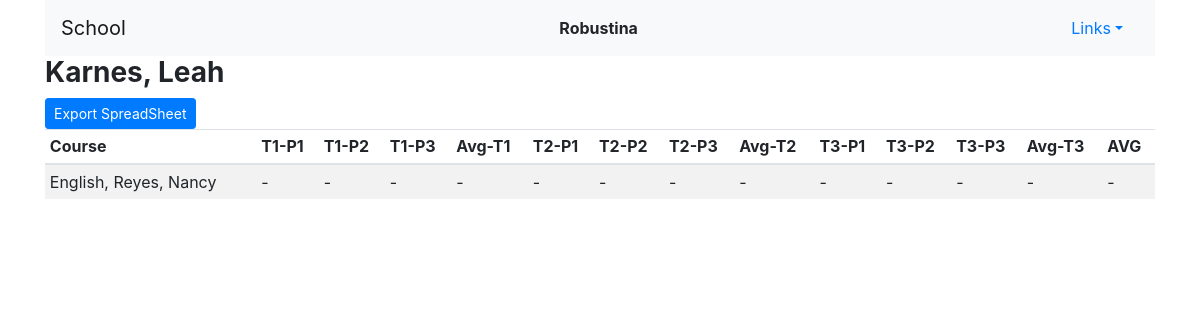
The page /report_all/2 (signed in) on the database its author committed.
### grades/models.py (models this page shows, shortened)
class User(AbstractUser):
    is_teacher = models.BooleanField(default=False)
    is_student = models.BooleanField(default=False)

class Student(models.Model):
    user = models.ForeignKey(User, on_delete=models.CASCADE, related_name="student")
    last_name = models.CharField(max_length=120)
    first_name = models.CharField(max_length=120)
    telephone = models.CharField(max_length=10)
    courses = models.ManyToManyField(Courses, blank = True, related_name="courses")
    def __str__(self):
        return f"{self.last_name}, {self.first_name}"

class Grades(models.Model):
    student = models.ForeignKey(Student, on_delete=models.CASCADE, related_name="student")
    course = models.ForeignKey(Courses, on_delete=models.CASCADE, related_name="course")
    t1_p1 = models.IntegerField(
            blank=True,
            default=0,
            validators=[
            MaxValueValidator(100),
            MinValueValidator(0)
        ])
    t1_p2 = models.IntegerField(
            blank=True,
            default=0,
            validators=[
            MaxValueValidator(100),
            MinValueValidator(0)
        ])
    t1_p3 = models.IntegerField(
            blank=True,
            default=0,
            validators=[
            MaxValueValidator(100),
            MinValueValidator(0)
        ])
    t2_p1 = models.IntegerField(
            blank=True,
            default=0,
            validators=[
            MaxValueValidator(100),
            MinValueValidator(0)
        ])
    t2_p2 = models.IntegerField(
            blank=True,
            default=0,
            validators=[
            MaxValueValidator(100),
            MinValueValidator(0)
        ])
    t2_p3 = models.IntegerField(
            blank=True,
            default=0,
            validators=[
            MaxValueValidator(100),
            MinValueValidator(0)
        ])
    t3_p1 = models.IntegerField(
            blank=True,
            default=0,
            validators=[
            MaxValueValidator(100),
            MinValueValidator(0)
        ])
    t3_p2 = models.IntegerField(
            blank=True,
            default=0,
            validators=[
            MaxValueValidator(100),
            MinValueValidator(0)
        ])
    t3_p3 = models.IntegerField(
            blank=True,
            default=0,
            validators=[
            MaxValueValidator(100),
            MinValueValidator(0)
        ])
    @property
    def avg1(self):
        count = 0
        total = 0
        if self.t1_p1 > 0:
            count += 1
            total += self.t1_p1
        if self.t1_p2 > 0:
            count += 1
            total += self.t1_p2
        if self.t1_p3 > 0:
            count += 1
            total += self.t1_p3
        if count > 0:
            average = total / count
            avg = round(average, 1)
            return avg
        else:
            return 0
    @property
    def avg2(self):
        count = 0
        total = 0
        if self.t2_p1 > 0:
            count += 1
            total += self.t2_p1
        if self.t2_p2 > 0:
            count += 1
            total += self.t2_p2
        if self.t2_p3 > 0:
            count += 1
            total += self.t2_p3
        if count > 0:
            average = total / count
            avg = round(average, 1)
            return avg
        else:
            return 0
    @property
    def avg3(self):
        count = 0
        total = 0
        if self.t3_p1 > 0:
            count += 1
            total += self.t3_p1
        if self.t3_p2 > 0:
            count += 1
            total += self.t3_p2
        if self.t3_p3 > 0:
            count += 1
            total += self.t3_p3
        if count > 0:
            average = total / count
            avg = round(average, 1)
            return avg
        else:
            return 0
    @property
    def grand(self):
        count = 0
        total = 0
        if self.t1_p1 > 0:
            count += 1
            total += self.t1_p1
        if self.t1_p2 > 0:
            count += 1
            total += self.t1_p2
        if self.t1_p3 > 0:
            count += 1
            total += self.t1_p3
        if self.t2_p1 > 0:
            count += 1
            total += self.t2_p1
        if self.t2_p2 > 0:
            count += 1
            total += self.t2_p2
        if self.t2_p3 > 0:
            count += 1
            total += self.t2_p3
        if self.t3_p1 > 0:
            count += 1
            total += self.t3_p1
        if self.t3_p2 > 0:
            count += 1
            total += self.t3_p2
        if self.t3_p3 > 0:
            count += 1
            total += self.t3_p3
        if count > 0:
            average = total / count
            avg = round(average, 1)
            return avg
        else:
            return 0

class Courses(models.Model):
    teacher = models.ForeignKey(Teacher, on_delete=models.CASCADE, related_name="professor")
    subject = models.CharField(max_length=120)
    def __str__(self):
        return f"{self.subject}, {self.teacher}"

class Teacher(models.Model):
    user = models.ForeignKey(User, on_delete=models.CASCADE, related_name="teacher")
    last_name = models.CharField(max_length=120)
    first_name = models.CharField(max_length=120)
    telephone = models.CharField(max_length=10)
    def __str__(self):
        return f"{self.last_name}, {self.first_name}"

### grades/views.py (the view)
# urls.py: path("report_all/<int:student_id>", views.individual, name="individual"),
@login_required(login_url='login')
def individual(request, student_id):
    current_user = request.user.get_username()
    is_super = SuperUser(current_user)
    is_teacher = TeacherUser(current_user)
    is_student = StudentUser(current_user)
    student = Student.objects.get(id=student_id)
    grades = Grades.objects.filter(student=student_id)
    return render(request, "grades/student.html", {
        "student": student,
        "grades": grades,
        "is_super": is_super,
        "is_teacher": is_teacher,
        "is_student": is_student,
    })

### grades/util.py (called while the page is built)
def SuperUser(current_user):
    superusers = User.objects.filter(is_superuser=True)
    current_id = User.objects.get(username=current_user)
    is_super = False
    for su in superusers:
        if current_id == su:
            is_super = True
    return is_super

def TeacherUser(current_user):
    teacher = User.objects.filter(is_teacher=True)
    current_id = User.objects.get(username=current_user)
    is_teacher = False
    for t in teacher:
        if current_id == t:
            is_teacher = True
    return is_teacher

def StudentUser(current_user):
    student = User.objects.filter(is_student=True)
    current_id = User.objects.get(username=current_user)
    is_student = False
    for s in student:
        if current_id == s:
            is_student = True
    return is_student

### grades/templates/grades/student.html (shortened to what this page needs)
{% extends "grades/layout.html" %}
{% load static %}
{% block body %}
<div class="container">
    {% if is_super or is_teacher %}
    <h3><strong>{{ student }}</strong></h3>
    <form action="{% url 'export_users_xls2' %}" method="post">
    <button name="student_id" value="{{ student.id }}" class="btn btn-primary btn-sm">Export SpreadSheet</button>
    </form>
    {% endif %}
    <table class="table table-sm table-striped">
        <thead>
            <th>Course</th>
            <th>T1-P1</th>
            <th>T1-P2</th>
            <th>T1-P3</th>
            <th>Avg-T1</th>
            <th>T2-P1</th>
            <th>T2-P2</th>
            <th>T2-P3</th>
            <th>Avg-T2</th>
            <th>T3-P1</th>
            <th>T3-P2</th>
            <th>T3-P3</th>
            <th>Avg-T3</th>
            <th>AVG</th>
        </thead>
        <tbody>
            {%for grade in grades %}
        <tr>
            <td>{{ grade.course}}</td>
            {% if grade.t1_p1 != 0 %}
            <td>{{ grade.t1_p1 }}</td>
            {% else %}
            <td>-</td>
            {% endif %}
            {% if grade.t1_p2 != 0 %}
            <td>{{ grade.t1_p2 }}</td>
            {% else %}
            <td>-</td>
            {% endif %}
            {% if grade.t1_p3 != 0 %}
            <td>{{ grade.t1_p3 }}</td>
            {% else %}
            <td>-</td>
            {% endif %}
            {% if grade.avg1 != 0 %}
            <td>{{ grade.avg1 }}</td>
            {% else %}
            <td>-</td>
            {% endif %}
            {% if grade.t2_p1 != 0 %}
            <td>{{ grade.t2_p1 }}</td>
            {% else %}
            <td>-</td>
            {% endif %}
            {% if grade.t2_p2 != 0 %}
            <td>{{ grade.t2_p2 }}</td>
            {% else %}
            <td>-</td>
            {% endif %}
            {% if grade.t2_p3 != 0 %}
            <td>{{ grade.t2_p3 }}</td>
            {% else %}
            <td>-</td>
            {% endif %}
            {% if grade.avg2 != 0 %}
            <td>{{ grade.avg2 }}</td>
            {% else %}
            <td>-</td>
            {% endif %}
            {% if grade.t3_p1 != 0 %}
            <td>{{ grade.t3_p1 }}</td>
            {% else %}
            <td>-</td>
            {% endif %}
            {% if grade.t3_p2 != 0 %}
            <td>{{ grade.t3_p2 }}</td>
            {% else %}
            <td>-</td>
            {% endif %}
            {% if grade.t3_p3 != 0 %}
            <td>{{ grade.t3_p3 }}</td>
            {% else %}
            <td>-</td>
            {% endif %}
            {% if grade.avg3 != 0 %}
            <td>{{ grade.avg3 }}</td>
            {% else %}
            <td>-</td>
            {% endif %}
            {% if grade.grand != 0 %}
            <td>{{ grade.grand }}</td>
            {% else %}
            <td>-</td>
            {% endif %}
        </tr>
    {% endfor %}
    </tbody>
</table>
</div>
{% endblock %}

### grades/templates/grades/layout.html (shortened to what this page needs)
{% load static %}
<!DOCTYPE html>
<html lang="en">
    <head>
        <link rel="stylesheet" href="https://stackpath.bootstrapcdn.com/bootstrap/4.4.1/css/bootstrap.min.css">
        <link rel="stylesheet" href="{% static 'grades/styles.css' %}">
    </head>
    <body>
        <div class="container">
        <nav class="navbar navbar-expand-lg navbar-light bg-light d-flex justify-content-between">
            <a class="navbar-brand" href="{% url 'index' %}">School</a>
            <div>
              <ul class="navbar-nav mr-auto">
                {% if user.is_authenticated %}
                    <li class="nav-item">
                        <strong>{{ user.username }}</strong>
                    </li>
                {% endif %}
              </ul>
            </div>
            <div>
                {% if user.is_authenticated %}
                    <li class="nav-item dropdown" style="list-style: none;">
                        <a class="nav-link dropdown-toggle" data-toggle="dropdown" href="#" role="button" aria-haspopup="true" aria-expanded="false">Links</a>
                      </li>
                {% endif %}
            </div>
        </nav>
    </div>
        <div class="body">
            {% block body %}
            {% endblock %}
        </div>
    </body>
</html>

### grades/static/grades/styles.css (style rules this page uses)
table td { position: relative; }

### rows shown on the page
User: username "Robustina"
Student: last_name+first_name "Karnes, Leah"
Grades: course "English, Reyes, Nancy"
